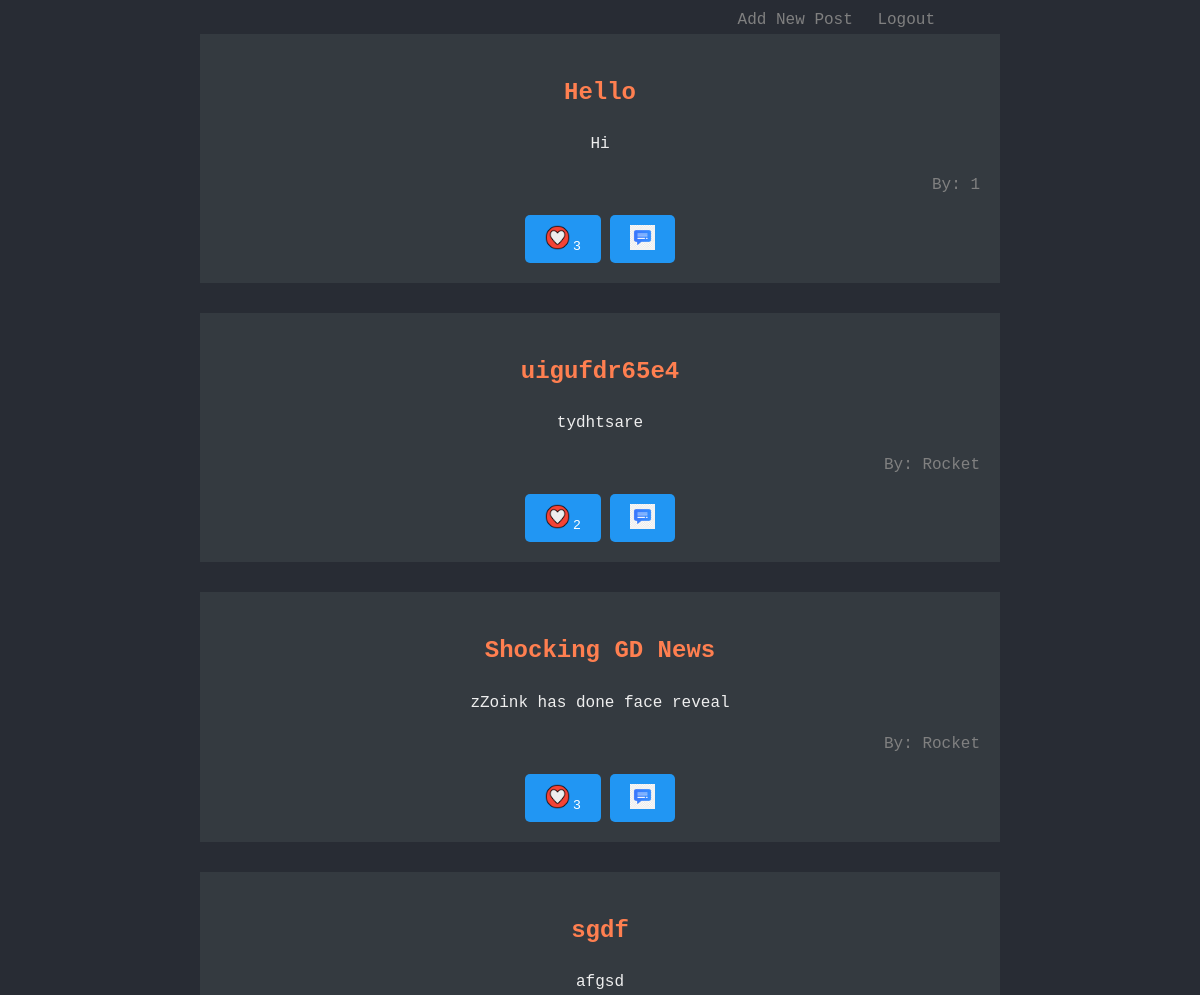
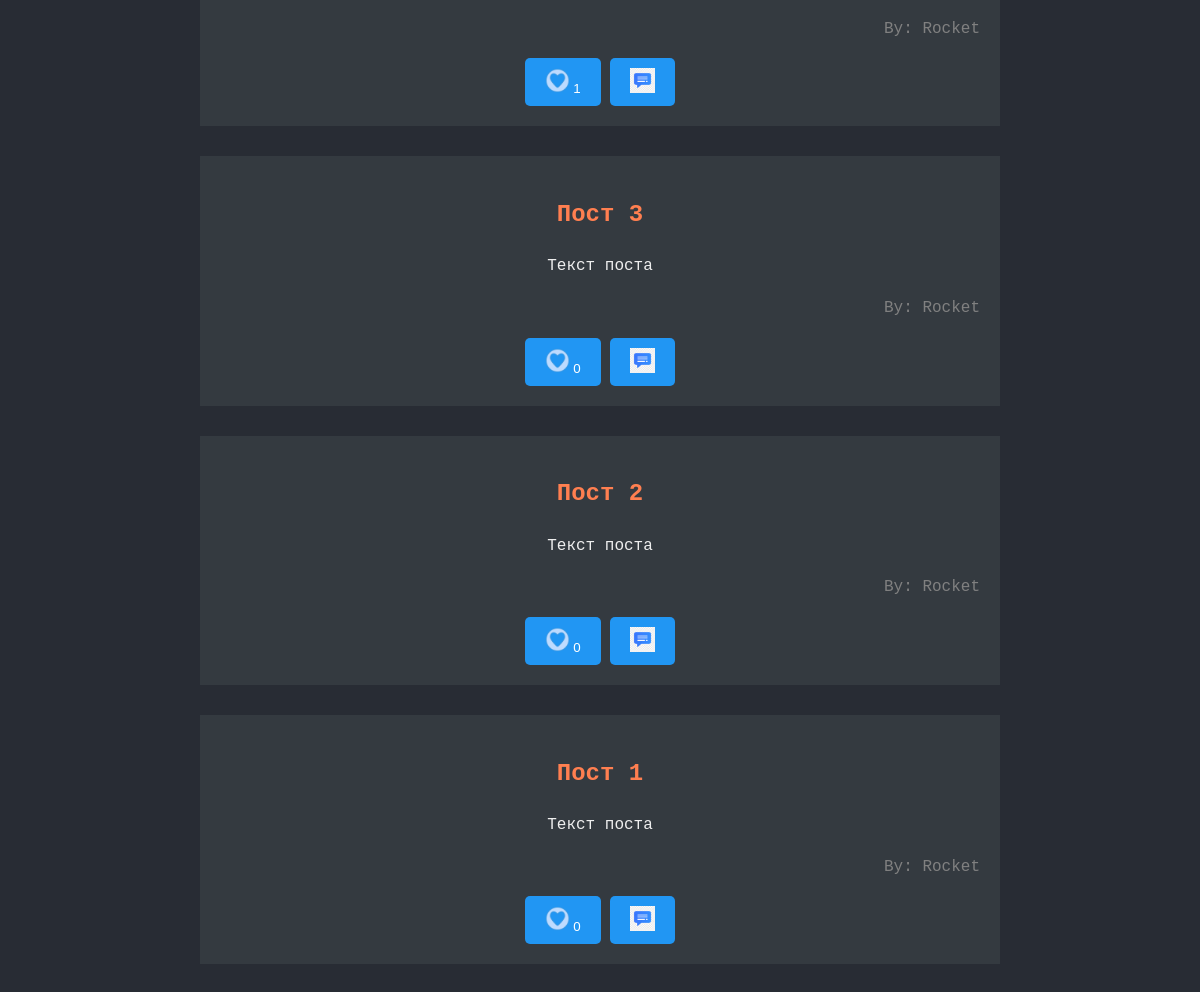
The app's page / (signed in) with its own data (2 pictures, top to bottom).
### tables this page shows
CREATE TABLE post (
	id INTEGER PRIMARY KEY AUTOINCREMENT,
  	title TEXT NOT NULL,
  	content TEXT NOT NULL
, author_id INTEGER);

### main.py (the view)
@app.route('/')
def index():
    connection = sqlite3.connect('sqlite (1).db', check_same_thread=False)
    cursor = connection.cursor()
    cursor.execute('''
        SELECT
            post.id,
            post.title,
            post.content,
            post.author_id,
            user.username,
            COUNT(like.id) AS likes
        FROM
            post
        JOIN
            user ON post.author_id = user.id
        LEFT JOIN
            like ON post.id = like.post_id
        GROUP BY
            post.id, post.title, post.content, post.author_id, user.username
    ''')
    result = cursor.fetchall()
    posts = []
    for post in reversed(result):
        posts.append({'id': post[0], 'title': post[1], 'content': post[2],
                      'author_id': post[3], 'username': post[4], 'likes': post[5]})
        if current_user.is_authenticated:
            cursor.execute(
                'SELECT post_id FROM like WHERE user_id = ?', (current_user.id,)
            )
            likes_result = cursor.fetchall()
            liked_posts = []
            for like in likes_result:
                liked_posts.append(like[0])
            posts[-1]['liked_posts'] = liked_posts
    context = {'posts': posts}
    return render_template('blog.html', **context)

### main.py (called while the page is built)
@login_manager.user_loader
def load_user(user_id):
    user = cursor.execute(
            'SELECT * FROM user WHERE id = ?', (user_id,)).fetchone()
    if user is not None:
        return User(user[0], user[1], user[2])
    return None

@app.teardown_appcontext
def close_connection(exception):
    close_db()

### templates/blog.html (shortened to what this page needs)
<!DOCTYPE html>
<html lang="en">
<head>
  <link rel="stylesheet" href="/static/style.css">
</head>
<body>
    <div class="blog">
        <div class="buttons">
          {% if current_user.is_authenticated %}
            <a href="{{ url_for('add_post') }}" class="btn">
              Add New Post
            </a>
            <a href="{{ url_for('logout') }}" class="btn">
              Logout
            </a>
          {% endif %}
        </div>
        {% for post in posts %}
            <div class="card">
                <h2>
                    <a href="{{ url_for('post', post_id=post.id) }}">
                        {{ post.title }}
                    </a>
                </h2>
                <p>{{ post.content }}</p>
                <p class="author">By: {{ post.username }}</p>
                {% if current_user.is_authenticated %}
                    <button onclick="location.href='{{ url_for('like_post', post_id=post.id) }}'">
                        {% if post.id in post.liked_posts %}
                            <img src="/static/like.png" height="25">
                        {% else %}
                            <img src="/static/no_like.png" height="25">
                        {% endif %}
                        <span>{{ post.likes }}</span>
                    </button>
                    <button onclick="location.href='{{ url_for('add_comment', post_id=post.id) }}'">
                        <img src="/static/comment.png" height="25">
                    </button>
                {% endif %}
            </div>
        {% endfor %}
    </div>
</body>
</html>

### static/style.css (style rules this page uses)
body { font-family: 'Courier New', monospace; background-color: #282c34; color: #eee; line-height: 1.6; }
.blog { margin: auto; max-width: 800px; }
.card { padding: 20px; margin-bottom: 30px; background-color: #343a40; text-align: center; }
a { text-decoration: none; color: #ff7f50; }
button { background-color: #2196F3; color: white; padding: 10px 20px; border: none; border-radius: 5px; cursor: pointer; }
.buttons { text-align: right; margin-right: 50px; }
.btn { color: grey; text-decorations: none; margin-right: 15px; }
.author { color: gray; text-align: right; }

### records on screen
post: title "Hello", content "Hi", username "1", likes "3"
post: title "uigufdr65e4", content "tydhtsare", username "Rocket", likes "2"
post: title "Shocking GD News", content "zZoink has done face reveal", username "Rocket", likes "3"
post: title "sgdf", content "afgsd", username "Rocket", likes "1"
post: title "Пост 3", content "Текст поста", username "Rocket", likes "0"
post: title "Пост 2", content "Текст поста", username "Rocket", likes "0"
post: title "Пост 1", content "Текст поста", username "Rocket", likes "0"
